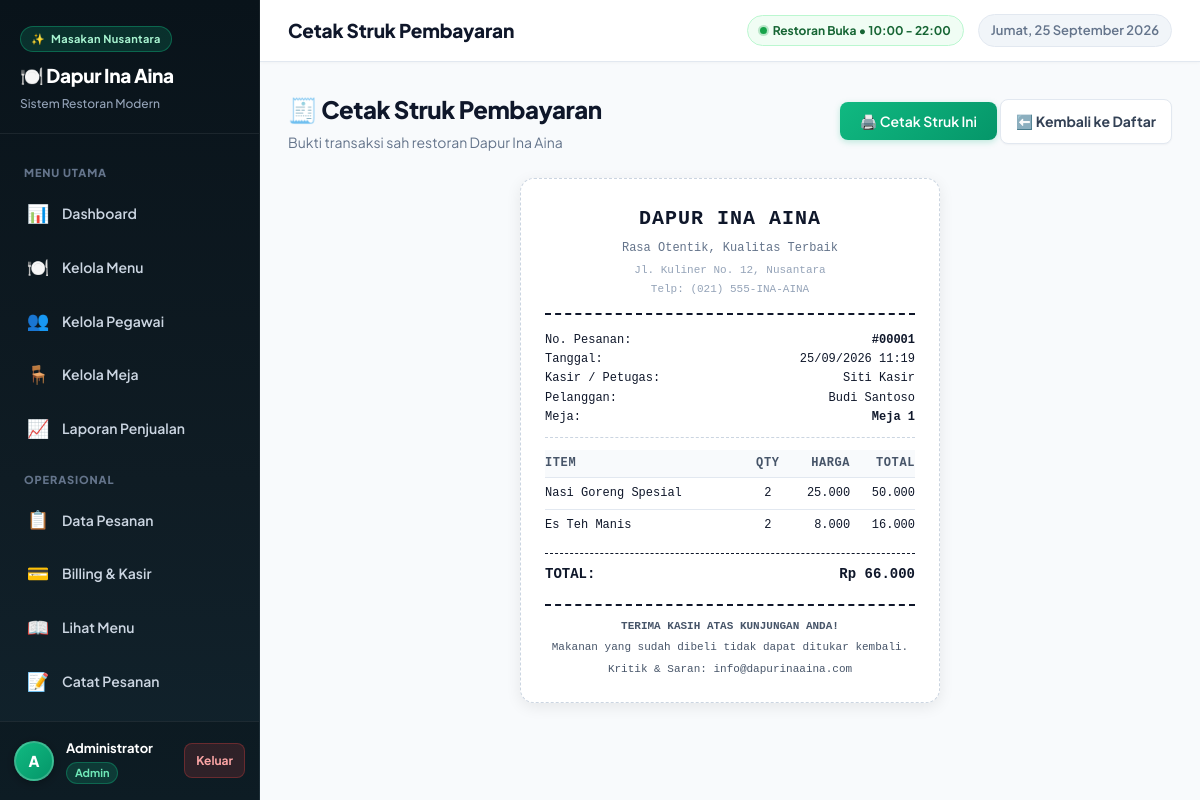
Page /struk.php?id=1 (signed in) on the committed database.
### tables this page shows
CREATE TABLE IF NOT EXISTS pesanan (
  id INT UNSIGNED AUTO_INCREMENT PRIMARY KEY,
  id_pelanggan INT UNSIGNED NOT NULL,
  id_pengguna INT UNSIGNED NULL COMMENT 'Petugas yang mencatat pesanan',
  tanggal DATETIME NOT NULL DEFAULT CURRENT_TIMESTAMP,
  status ENUM('diproses','disiapkan','selesai','dibatalkan') NOT NULL DEFAULT 'diproses',
  CONSTRAINT fk_pesanan_pelanggan
    FOREIGN KEY (id_pelanggan) REFERENCES pelanggan(id)
    ON UPDATE CASCADE ON DELETE RESTRICT,
  CONSTRAINT fk_pesanan_pengguna
    FOREIGN KEY (id_pengguna) REFERENCES pengguna(id)
    ON UPDATE CASCADE ON DELETE SET NULL
);

CREATE TABLE IF NOT EXISTS pengguna (
  id INT UNSIGNED AUTO_INCREMENT PRIMARY KEY,
  username VARCHAR(50) NOT NULL UNIQUE,
  password VARCHAR(255) NOT NULL,
  nama_lengkap VARCHAR(100) NOT NULL,
  role ENUM('admin','kasir') NOT NULL,
  aktif TINYINT(1) NOT NULL DEFAULT 1,
  created_at TIMESTAMP DEFAULT CURRENT_TIMESTAMP
);

CREATE TABLE IF NOT EXISTS pelanggan (
  id INT UNSIGNED AUTO_INCREMENT PRIMARY KEY,
  nama VARCHAR(100) NOT NULL,
  id_meja INT UNSIGNED NULL,
  id_pengguna INT UNSIGNED NULL,
  created_at TIMESTAMP DEFAULT CURRENT_TIMESTAMP,
  CONSTRAINT fk_pelanggan_meja
    FOREIGN KEY (id_meja) REFERENCES meja(id)
    ON UPDATE CASCADE ON DELETE SET NULL,
  CONSTRAINT fk_pelanggan_pengguna
    FOREIGN KEY (id_pengguna) REFERENCES pengguna(id)
    ON UPDATE CASCADE ON DELETE SET NULL
);

CREATE TABLE IF NOT EXISTS meja (
  id INT UNSIGNED AUTO_INCREMENT PRIMARY KEY,
  nomor_meja INT UNSIGNED NOT NULL UNIQUE,
  kapasitas INT UNSIGNED NOT NULL DEFAULT 4,
  status ENUM('kosong','terisi','dipesan') NOT NULL DEFAULT 'kosong'
);

CREATE TABLE IF NOT EXISTS detail_pesanan (
  id INT UNSIGNED AUTO_INCREMENT PRIMARY KEY,
  id_pesanan INT UNSIGNED NOT NULL,
  id_produk INT UNSIGNED NOT NULL,
  jumlah INT UNSIGNED NOT NULL,
  subtotal DECIMAL(10,2) NOT NULL,
  CONSTRAINT fk_detail_pesanan
    FOREIGN KEY (id_pesanan) REFERENCES pesanan(id)
    ON UPDATE CASCADE ON DELETE CASCADE,
  CONSTRAINT fk_detail_produk
    FOREIGN KEY (id_produk) REFERENCES produk(id)
    ON UPDATE CASCADE ON DELETE RESTRICT
);

CREATE TABLE IF NOT EXISTS produk (
  id INT UNSIGNED AUTO_INCREMENT PRIMARY KEY,
  nama VARCHAR(100) NOT NULL,
  harga DECIMAL(10,2) NOT NULL,
  stok INT UNSIGNED NOT NULL DEFAULT 0,
  id_kategori INT UNSIGNED NOT NULL,
  gambar VARCHAR(255) NULL,
  aktif TINYINT(1) NOT NULL DEFAULT 1,
  CONSTRAINT fk_produk_kategori
    FOREIGN KEY (id_kategori) REFERENCES kategori(id)
    ON UPDATE CASCADE ON DELETE RESTRICT
);

### struk.php (the view, shortened to what this page needs)
<?php
$pdo = get_koneksi();
$pesanan_detail = null;
$items = [];
$pembayaran = null;
$id_pesanan = isset($_GET['id']) ? (int)$_GET['id'] : 0;
if ($id_pesanan > 0) {
    try {
        $stmt = $pdo->prepare("
            SELECT p.*, pel.nama AS nama_pelanggan, m.nomor_meja, u.nama_lengkap AS nama_kasir
            FROM pesanan p
            JOIN pelanggan pel ON p.id_pelanggan = pel.id
            LEFT JOIN meja m ON pel.id_meja = m.id
            LEFT JOIN pengguna u ON p.id_pengguna = u.id
            WHERE p.id = :id
        ");
        $stmt->execute(['id' => $id_pesanan]);
        $pesanan_detail = $stmt->fetch();
        if ($pesanan_detail) {
            $stmtItems = $pdo->prepare("
                SELECT dp.*, pr.nama AS nama_produk
                FROM detail_pesanan dp
                JOIN produk pr ON dp.id_produk = pr.id
                WHERE dp.id_pesanan = :id
            ");
            $stmtItems->execute(['id' => $id_pesanan]);
            $items = $stmtItems->fetchAll();
            $stmtBayar = $pdo->prepare("
                SELECT * FROM pembayaran
                WHERE id_pesanan = :id
                ORDER BY id DESC LIMIT 1
            ");
            $stmtBayar->execute(['id' => $id_pesanan]);
            $pembayaran = $stmtBayar->fetch();
        } else {
            $error = "Pesanan #$id_pesanan tidak ditemukan.";
        }
    } catch (PDOException $e) {
        $error = "Gagal mengambil data: " . $e->getMessage();
    }
}
require_once __DIR__ . '/includes/header.php';
?>
<div class="page-header" style="display:flex; justify-content:space-between; align-items:center; flex-wrap:wrap; gap:10px;">
    <div>
        <h1 class="page-title">🧾 Cetak Struk Pembayaran</h1>
        <p class="text-muted">Bukti transaksi sah restoran Dapur Ina Aina</p>
    </div>
    <?php if ($pesanan_detail): ?>
    <div>
        <button onclick="window.print()" class="btn btn-primary" style="padding: 10px 20px; font-weight: 600;">
            🖨️ Cetak Struk Ini
        </button>
        <a href="struk.php" class="btn btn-secondary" style="padding: 10px 15px;">
            ⬅️ Kembali ke Daftar
        </a>
    </div>
    <?php endif; ?>
</div>
<?php if ($pesanan_detail): ?>
    <div style="display:flex; justify-content:center; margin-top:20px;">
        <div class="card" id="area-struk" style="width: 100%; max-width: 420px; background:#fff; border: 1px dashed #cbd5e1; box-shadow: 0 4px 15px rgba(0,0,0,0.08); padding: 24px; font-family: 'Courier New', Courier, monospace;">
            <div style="text-align: center; border-bottom: 2px dashed #0f172a; padding-bottom: 12px; margin-bottom: 16px;">
                <h2 style="margin: 0; font-size: 20px; font-weight: 800; color: #0f172a; letter-spacing: 1px;">DAPUR INA AINA</h2>
                <p style="margin: 4px 0; font-size: 12px; color: #64748b;">Rasa Otentik, Kualitas Terbaik</p>
                <p style="margin: 2px 0; font-size: 11px; color: #94a3b8;">Jl. Kuliner No. 12, Nusantara</p>
                <p style="margin: 2px 0; font-size: 11px; color: #94a3b8;">Telp: (021) 555-INA-AINA</p>
            </div>
            <div style="font-size: 12px; line-height: 1.6; border-bottom: 1px dashed #cbd5e1; padding-bottom: 10px; margin-bottom: 12px;">
                <div style="display:flex; justify-content:space-between;">
                    <span>No. Pesanan:</span>
                    <strong>#<?= str_pad($pesanan_detail['id'], 5, '0', STR_PAD_LEFT) ?></strong>
                </div>
                <div style="display:flex; justify-content:space-between;">
                    <span>Tanggal:</span>
                    <span><?= date('d/m/Y H:i', strtotime($pembayaran['tanggal_bayar'] ?? $pesanan_detail['tanggal'])) ?></span>
                </div>
                <div style="display:flex; justify-content:space-between;">
                    <span>Kasir / Petugas:</span>
                    <span><?= htmlspecialchars($pesanan_detail['nama_kasir'] ?? 'Staff') ?></span>
                </div>
                <div style="display:flex; justify-content:space-between;">
                    <span>Pelanggan:</span>
                    <span><?= htmlspecialchars($pesanan_detail['nama_pelanggan']) ?></span>
                </div>
                <div style="display:flex; justify-content:space-between;">
                    <span>Meja:</span>
                    <strong>Meja <?= htmlspecialchars($pesanan_detail['nomor_meja'] ?? '-') ?></strong>
                </div>
            </div>
            <table style="width: 100%; font-size: 12px; border-collapse: collapse; margin-bottom: 12px;">
                <thead>
                    <tr style="border-bottom: 1px dashed #0f172a; text-align: left;">
                        <th style="padding: 4px 0;">Item</th>
                        <th style="padding: 4px 0; text-align: center;">Qty</th>
                        <th style="padding: 4px 0; text-align: right;">Harga</th>
                        <th style="padding: 4px 0; text-align: right;">Total</th>
                    </tr>
                </thead>
                <tbody>
                    <?php
                    $grandTotal = 0;
                    foreach ($items as $item):
                        $grandTotal += $item['subtotal'];
                    ?>
                    <tr>
                        <td style="padding: 6px 0; vertical-align: top;"><?= htmlspecialchars($item['nama_produk']) ?></td>
                        <td style="padding: 6px 0; text-align: center; vertical-align: top;"><?= $item['jumlah'] ?></td>
                        <td style="padding: 6px 0; text-align: right; vertical-align: top;"><?= number_format($item['subtotal'] / $item['jumlah'], 0, ',', '.') ?></td>
                        <td style="padding: 6px 0; text-align: right; vertical-align: top;"><?= number_format($item['subtotal'], 0, ',', '.') ?></td>
                    </tr>
                    <?php endforeach; ?>
                </tbody>
            </table>
            <div style="border-top: 1px dashed #0f172a; padding-top: 8px; font-size: 13px; line-height: 1.8;">
                <div style="display:flex; justify-content:space-between; font-weight: bold; font-size: 14px;">
                    <span>TOTAL:</span>
                    <span>Rp <?= number_format($grandTotal, 0, ',', '.') ?></span>
                </div>
            </div>
            <div style="text-align: center; border-top: 2px dashed #0f172a; margin-top: 16px; padding-top: 12px; font-size: 11px; color: #475569;">
                <p style="margin: 0; font-weight: bold;">TERIMA KASIH ATAS KUNJUNGAN ANDA!</p>
                <p style="margin: 4px 0 0 0;">Makanan yang sudah dibeli tidak dapat ditukar kembali.</p>
                <p style="margin: 4px 0 0 0;">Kritik & Saran: info@dapurinaaina.com</p>
            </div>
        </div>
    </div>
<?php endif; ?>
<?php require_once __DIR__ . '/includes/footer.php'; ?>

### assets/css/style.css (style rules this page uses)
:root { --hijau: #10b981; --hijau-light: #ecfdf5; --hijau-mid: #34d399; --hijau-dark: #059669; --hijau-deep: #047857; --hijau-text: #065f46; --amber: #f59e0b; --amber-dark: #d97706; --amber-light: #fef3c7; --amber-text: #92400e; --orange: #ea580c; --orange-light: #ffedd5; --merah: #ef4444; --merah-dark: #dc2626; --merah-light: #fee2e2; --merah-text: #991b1b; --ungu: #6366f1; --ungu-dark: #4f46e5; --ungu-light: #e0e7ff; --ungu-text: #3730a3; --biru: #3b82f6; --biru-dark: #2563eb; --biru-light: #dbeafe; --biru-text: #1e40af; --kuning: #f59e0b; --slate-950: #020617; --slate-900: #0f172a; --slate-850: #131c31; --slate-800: #1e293b; --slate-700: #334155; --slate-600: #475569; --slate-500: #64748b; --slate-400: #94a3b8; --slate-300: #cbd5e1; --slate-200: #e2e8f0; --slate-100: #f1f5f9; --slate-50: #f8fafc; --bg: #f8fafc; --card: #ffffff; --text: #0f172a; --text-muted: #64748b; --border: #e2e8f0; --border-subtle: #f1f5f9; --radius-sm: 8px; --radius: 14px; --radius-lg: 18px; --radius-xl: 24px; --radius-full: 9999px; --shadow-xs: 0 1px 2px rgba(15, 23, 42, 0.04); --shadow-sm: 0 2px 4px rgba(15, 23, 42, 0.04), 0 1px 2px rgba(15, 23, 42, 0.02); --shadow: 0 4px 12px -1px rgba(15, 23, 42, 0.06), 0 2px 4px -2px rgba(15, 23, 42, 0.03); --shadow-md: 0 10px 25px -4px rgba(15, 23, 42, 0.07), 0 4px 8px -3px rgba(15, 23, 42, 0.04); --shadow-lg: 0 20px 35px -8px rgba(15, 23, 42, 0.09), 0 8px 16px -6px rgba(15, 23, 42, 0.05); --sidebar-w: 260px; --transition: all 0.22s cubic-bezier(0.16, 1, 0.3, 1); }
*, *::before, *::after { box-sizing: border-box; margin: 0; padding: 0; }
body { font-family: 'Plus Jakarta Sans', -apple-system, BlinkMacSystemFont, "Segoe UI", Roboto, sans-serif; background: var(--bg); color: var(--text); line-height: 1.6; -webkit-font-smoothing: antialiased; -moz-osx-font-smoothing: grayscale; }
.page-header { display: flex; justify-content: space-between; align-items: center; flex-wrap: wrap; gap: 16px; margin-bottom: 24px; }
.page-header h1, .page-header .page-title { font-size: 24px; font-weight: 800; color: var(--text); letter-spacing: -0.02em; }
.page-header .text-muted { font-size: 14px; color: var(--text-muted); margin-top: 3px; }
.card { background: var(--card); border: 1px solid var(--border); border-radius: var(--radius); padding: 24px; margin-bottom: 24px; box-shadow: var(--shadow-sm); transition: var(--transition); }
.card-title, .card h2 { font-size: 18px; font-weight: 800; color: var(--text); letter-spacing: -0.01em; margin-bottom: 6px; }
table, .table { width: 100%; border-collapse: collapse; font-size: 14px; text-align: left; }
th, td { padding: 13px 16px; border-bottom: 1px solid var(--border); }
th { background: #f8fafc; font-weight: 700; color: var(--slate-600); font-size: 12px; text-transform: uppercase; letter-spacing: 0.05em; white-space: nowrap; }
tr:last-child td { border-bottom: none; }
tbody tr { transition: background-color 0.15s ease; }
button, .btn { padding: 10px 20px; border-radius: var(--radius-sm); border: none; font-weight: 700; font-size: 14px; font-family: inherit; cursor: pointer; color: #fff; background: var(--hijau); background: linear-gradient(135deg, #10b981 0%, #059669 100%); transition: var(--transition); text-decoration: none; display: inline-flex; align-items: center; justify-content: center; gap: 8px; white-space: nowrap; box-shadow: 0 2px 6px rgba(16, 185, 129, 0.25); }
.btn-primary { background: linear-gradient(135deg, #10b981 0%, #059669 100%); color: #fff; }
.btn-secondary, button.secondary { background: #ffffff; color: var(--slate-700); border: 1px solid var(--border); box-shadow: var(--shadow-xs); }
.text-muted { color: var(--text-muted); }

### rows in the picture
pesanan: id "00001", tanggal "25/09/2026 11:19", id_pengguna.nama_lengkap "Siti Kasir", id_pelanggan.nama "Budi Santoso", meja.nomor_meja "1"
detail_pesanan: id_produk.nama "Nasi Goreng Spesial", jumlah "2", $item['subtotal'] / $item['jumlah'] "25.000", subtotal "50.000"
detail_pesanan: id_produk.nama "Es Teh Manis", jumlah "2", $item['subtotal'] / $item['jumlah'] "8.000", subtotal "16.000"

### other values in the picture
$item['label'] "MENU UTAMA"
$item['icon'] "📊"
$item['text'] "Dashboard"
$item['icon'] "🍽️"
$item['text'] "Kelola Menu"
$item['icon'] "👥"
$item['text'] "Kelola Pegawai"
$item['icon'] "🪑"
$item['text'] "Kelola Meja"
$item['icon'] "📈"
$item['text'] "Laporan Penjualan"
$item['label'] "OPERASIONAL"
$item['icon'] "📋"
$item['text'] "Data Pesanan"
$item['icon'] "💳"
